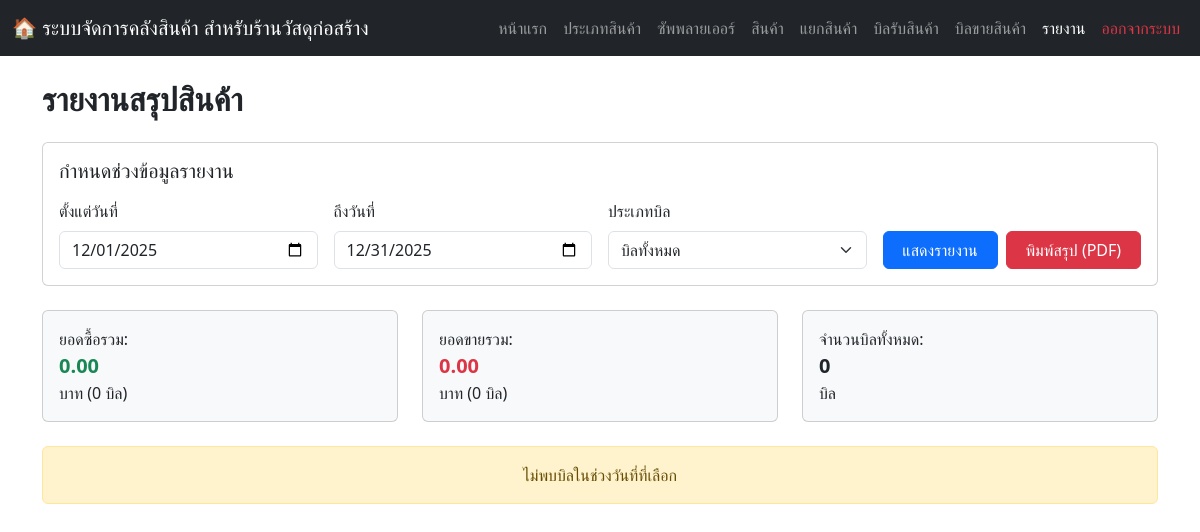
/report.php (signed in), run on an earlier commit of the app's database.
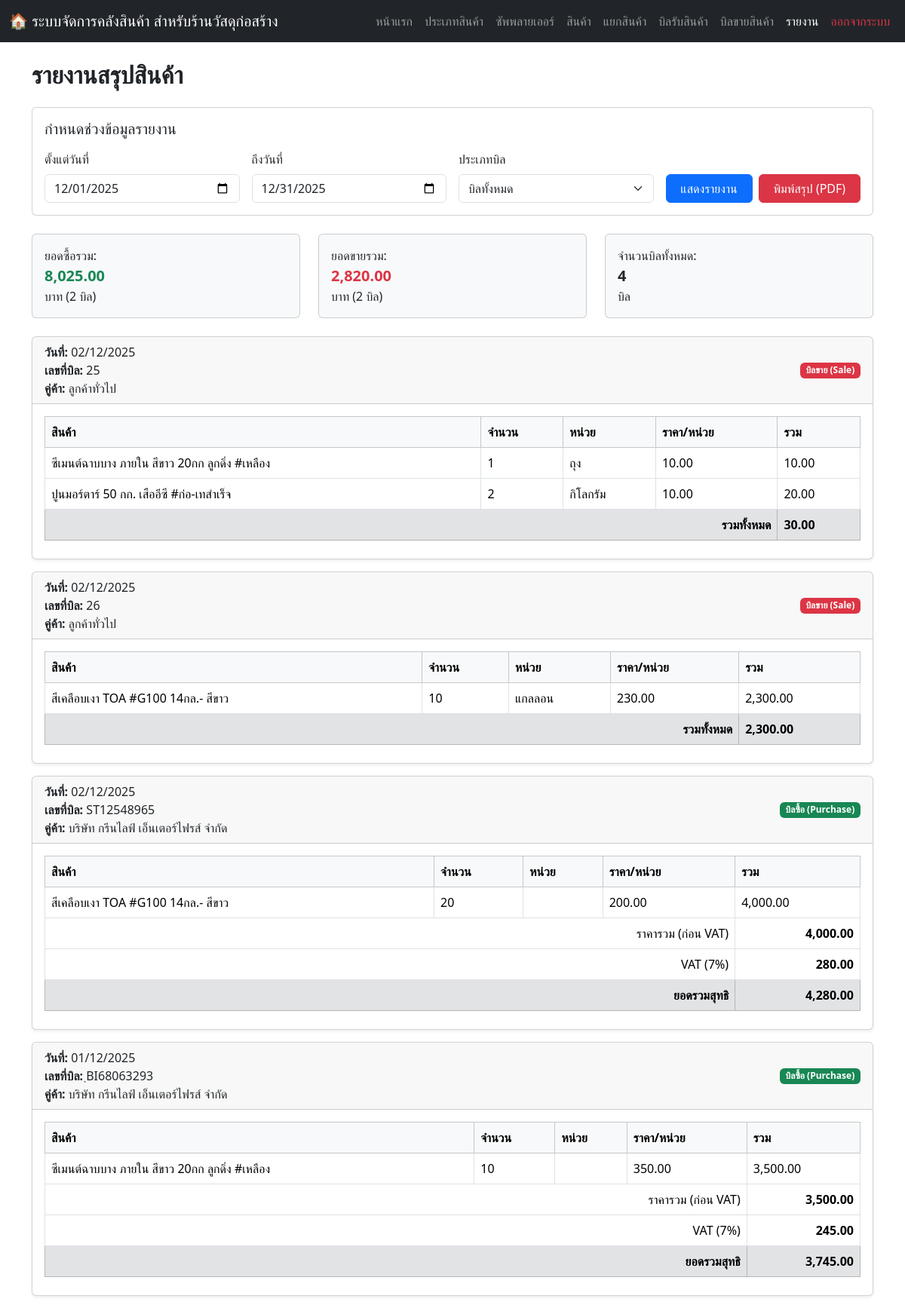
And on a later commit of the database.
### tables this page shows
CREATE TABLE `sale_details` (
  `sale_detail_id` int(11) NOT NULL,
  `sale_id` int(11) DEFAULT NULL,
  `product_id` int(11) DEFAULT NULL,
  `quantity` int(11) NOT NULL,
  `sale_price` decimal(10,2) NOT NULL,
  `sale_unit` varchar(50) NOT NULL
);

CREATE TABLE `products` (
  `product_id` int(11) NOT NULL,
  `product_name` varchar(150) NOT NULL,
  `category_id` int(11) DEFAULT NULL,
  `supplier_id` int(11) DEFAULT NULL,
  `base_unit` varchar(50) DEFAULT NULL,
  `sub_unit` varchar(50) DEFAULT NULL,
  `unit_conversion_rate` decimal(10,2) NOT NULL DEFAULT 1.00,
  `stock_in_sub_unit` decimal(10,2) NOT NULL DEFAULT 0.00,
  `selling_price` decimal(10,2) NOT NULL DEFAULT 0.00,
  `reorder_level` decimal(10,2) NOT NULL DEFAULT 0.00,
  `image_path` varchar(255) DEFAULT NULL
);

CREATE TABLE `purchase_details` (
  `purchase_detail_id` int(11) NOT NULL,
  `purchase_id` int(11) DEFAULT NULL,
  `product_id` int(11) DEFAULT NULL,
  `quantity` int(11) NOT NULL,
  `purchase_price` decimal(10,2) NOT NULL
);

### report.php (the view, shortened to what the changed rows need)
<?php
include 'connection.php';
$start_date = $_GET['start_date'] ?? date('Y-m-01');
$end_date = $_GET['end_date'] ?? date('Y-m-t');
$bill_type = $_GET['bill_type'] ?? 'all';
if ($bill_type === 'บิลซื้อ (Purchase)') {
    $sql = "
        SELECT
            p.purchase_id AS bill_id,
            p.purchase_number AS bill_number,
            p.purchase_date AS bill_date,
            s.supplier_name AS party_name,
            p.total_amount,
            'บิลซื้อ (Purchase)' AS bill_type
        FROM purchases p
        LEFT JOIN suppliers s ON p.supplier_id = s.supplier_id
        WHERE p.purchase_date BETWEEN ? AND ?
        ORDER BY p.purchase_date DESC
    ";
    $stmt = $conn->prepare($sql);
    $stmt->bind_param("ss", $start_date, $end_date);
} else {
    $sql = "
        SELECT
            p.purchase_id AS bill_id,
            p.purchase_number AS bill_number,
            p.purchase_date AS bill_date,
            s.supplier_name AS party_name,
            p.total_amount,
            'บิลซื้อ (Purchase)' AS bill_type
        FROM purchases p
        LEFT JOIN suppliers s ON p.supplier_id = s.supplier_id
        WHERE p.purchase_date BETWEEN ? AND ?
        UNION ALL
        SELECT
            s.sale_id AS bill_id,
            s.sale_id AS bill_number,
            s.sale_date AS bill_date,
            'ลูกค้าทั่วไป' AS party_name,
            s.total_amount,
            'บิลขาย (Sale)' AS bill_type
        FROM sales s
        WHERE s.sale_date BETWEEN ? AND ?
        ORDER BY bill_date DESC, bill_type
    ";
    $stmt = $conn->prepare($sql);
    $stmt->bind_param("ssss", $start_date, $end_date, $start_date, $end_date);
}
$stmt->execute();
$result = $stmt->get_result();
$all_bills = [];
while($row = $result->fetch_assoc()) { $all_bills[] = $row; }
?>
<!DOCTYPE html>
<html lang="th">
<head>
<link href="https://cdn.jsdelivr.net/npm/bootstrap@5.3.2/dist/css/bootstrap.min.css" rel="stylesheet">
</head>
<body>
<div class="container mt-4">
    <h2 class="fw-bold mb-4">รายงานสรุปสินค้า</h2>
    <form method="get" class="card card-body mb-4 no-print">
        <h5 class="card-title mb-3">กำหนดช่วงข้อมูลรายงาน</h5>
        <div class="row g-3 align-items-end">
        </div>
    </form>
    <?php
        $total_purchase = 0;
        $total_sale = 0;
        $purchase_count = 0;
        $sale_count = 0;
        foreach ($all_bills as $bill) {
            if ($bill['bill_type'] == 'บิลซื้อ (Purchase)') {
                $total_purchase += $bill['total_amount'] * 1.07;
                $purchase_count++;
            } else {
                $total_sale += $bill['total_amount'];
                $sale_count++;
            }
        }
    ?>
    <div class="row mb-4">
        <div class="col-4"><div class="card card-body bg-light">ยอดซื้อรวม: <strong class="fs-5 text-success"><?= number_format($total_purchase, 2) ?></strong> บาท (<?= $purchase_count ?> บิล)</div></div>
        <div class="col-4"><div class="card card-body bg-light">ยอดขายรวม: <strong class="fs-5 text-danger"><?= number_format($total_sale, 2) ?></strong> บาท (<?= $sale_count ?> บิล)</div></div>
        <div class="col-4"><div class="card card-body bg-light">จำนวนบิลทั้งหมด: <strong class="fs-5"><?= count($all_bills) ?></strong> บิล</div></div>
    </div>
    <?php if (count($all_bills) > 0): ?>
        <?php foreach ($all_bills as $row): ?>
            <div class="card mb-3 shadow-sm">
                <div class="card-header d-flex justify-content-between align-items-center">
                    <div>
                        <strong>วันที่:</strong> <?= date("d/m/Y", strtotime($row['bill_date'])) ?><br>
                        <strong>เลขที่บิล:</strong> <?= htmlspecialchars($row['bill_number']) ?><br>
                        <strong>คู่ค้า:</strong> <?= htmlspecialchars($row['party_name']) ?>
                    </div>
                    <span class="badge <?= ($row['bill_type'] == 'บิลซื้อ (Purchase)') ? 'bg-success' : 'bg-danger' ?>">
                        <?= htmlspecialchars($row['bill_type']) ?>
                    </span>
                </div>
                <div class="card-body">
                    <?php
                    if ($row['bill_type'] == 'บิลซื้อ (Purchase)') {
                        $detail_sql = "
                            SELECT pd.quantity, pd.purchase_price AS price, p.product_name, p.product_unit AS unit
                            FROM purchase_details pd
                            JOIN products p ON pd.product_id = p.product_id
                            WHERE pd.purchase_id = ?
                        ";
                    } else {
                        $detail_sql = "
                            SELECT sd.quantity, sd.sale_price AS price, sd.sale_unit AS unit, p.product_name
                            FROM sale_details sd
                            JOIN products p ON sd.product_id = p.product_id
                            WHERE sd.sale_id = ?
                        ";
                    }
                    $stmt2 = $conn->prepare($detail_sql);
                    $stmt2->bind_param("i", $row['bill_id']);
                    $stmt2->execute();
                    $details = $stmt2->get_result();
                    if ($details->num_rows > 0): ?>
                        <table class="table table-bordered mb-2">
                            <thead class="table-light">
                                <tr>
                                    <th>สินค้า</th>
                                    <th>จำนวน</th>
                                    <th>หน่วย</th>
                                    <th>ราคา/หน่วย</th>
                                    <th>รวม</th>
                                </tr>
                            </thead>
                            <tbody>
                                <?php $sum = 0;
                                while ($d = $details->fetch_assoc()):
                                    $line_total = $d['quantity'] * $d['price'];
                                    $sum += $line_total; ?>
                                    <tr>
                                        <td><?= htmlspecialchars($d['product_name']) ?></td>
                                        <td><?= $d['quantity'] ?></td>
                                        <td><?= htmlspecialchars($d['unit']) ?></td>
                                        <td><?= number_format($d['price'], 2) ?></td>
                                        <td><?= number_format($line_total, 2) ?></td>
                                    </tr>
                                <?php endwhile; ?>
                                <?php if ($row['bill_type'] == 'บิลซื้อ (Purchase)'):
                                    $grand_total_with_vat = $row['total_amount'] * 1.07;
                                    $price_before_vat = $row['total_amount'];
                                    $vat = $grand_total_with_vat - $price_before_vat;
                                ?>
                                <tr><td colspan="4" class="text-end">ราคารวม (ก่อน VAT)</td><td class="text-end fw-bold"><?= number_format($price_before_vat, 2) ?></td></tr>
                                <tr><td colspan="4" class="text-end">VAT (7%)</td><td class="text-end fw-bold"><?= number_format($vat, 2) ?></td></tr>
                                <tr class="table-secondary"><td colspan="4" class="text-end fw-bold">ยอดรวมสุทธิ</td><td class="text-end fw-bold"><?= number_format($grand_total_with_vat, 2) ?></td></tr>
                                <?php else: ?>
                                <tr class="table-secondary">
                                    <td colspan="4" class="text-end fw-bold">รวมทั้งหมด</td>
                                    <td class="fw-bold"><?= number_format($sum, 2) ?></td>
                                </tr>
                                <?php endif; ?>
                            </tbody>
                        </table>
                    <?php else: ?>
                        <p class="text-muted mb-0">ไม่มีรายละเอียดสินค้าในบิลนี้</p>
                    <?php endif; ?>
                </div>
            </div>
        <?php endforeach; ?>
    <?php else: ?>
        <div class="alert alert-warning text-center">ไม่พบบิลในช่วงวันที่ที่เลือก</div>
    <?php endif; ?>
</div>
</body>
</html>

What changed in the data, as far as the page shows it:
added sale_details: product.product_name "ซีเมนต์ฉาบบาง ภายใน สีขาว 20กก ลูกดิ่ง #เหลือง", quantity "1", sale_unit "ถุง", sale_price "10.00", shown under "02/12/2025"
added sale_details: product.product_name "ปูนมอร์ตาร์ 50 กก. เสืออีซี #ก่อ-เทสำเร็จ", quantity "2", sale_unit "กิโลกรัม", sale_price "10.00", line_total "20.00", shown under "02/12/2025"
added sale_details: product.product_name "สีเคลือบเงา TOA #G100 14กล.- สีขาว", quantity "10", sale_unit "แกลลอน", sale_price "230.00", line_total "2,300.00", shown under "02/12/2025"
added purchase_details: product.product_name "สีเคลือบเงา TOA #G100 14กล.- สีขาว", quantity "20", purchase_price "200.00", line_total "4,000.00", shown under "02/12/2025"
added purchase_details: product.product_name "ซีเมนต์ฉาบบาง ภายใน สีขาว 20กก ลูกดิ่ง #เหลือง", quantity "10", purchase_price "350.00", line_total "3,500.00", shown under "01/12/2025"
Also different on the page:
$total_purchase: "0.00" → "8,025.00"
$purchase_count: "0" → "2"
$total_sale: "0.00" → "2,820.00"
$sale_count: "0" → "2"
count($all_bills): "0" → "4"
new list line: "วันที่: 02/12/2025 เลขที่บิล: 25 คู่ค้า: ลูกค้าทั่วไป บิลขาย (Sale) สินค้า จำนวน หน่วย ราคา/หน่วย รวม รวมทั้งหมด 30.00"
new list line: "วันที่: 02/12/2025 เลขที่บิล: 26 คู่ค้า: ลูกค้าทั่วไป บิลขาย (Sale) สินค้า จำนวน หน่วย ราคา/หน่วย รวม รวมทั้งหมด 2,300.00"
new list line: "วันที่: 02/12/2025 เลขที่บิล: ST12548965 คู่ค้า: บริษัท กรีนไลฟ์ เอ็นเตอร์ไฟรส์ จำกัด บิลซื้อ (Purchase) สินค้า จำนวน หน่วย ราคา/หน่วย รวม ราคารวม (ก่อน VAT) 4,000.00 VAT (7%) 280.00 ยอดรวมสุทธิ 4,280.00"
new list line: "วันที่: 01/12/2025 เลขที่บิล: ฺBI68063293 คู่ค้า: บริษัท กรีนไลฟ์ เอ็นเตอร์ไฟรส์ จำกัด บิลซื้อ (Purchase) สินค้า จำนวน หน่วย ราคา/หน่วย รวม ราคารวม (ก่อน VAT) 3,500.00 VAT (7%) 245.00 ยอดรวมสุทธิ 3,745.00"
text no longer shown: "ไม่พบบิลในช่วงวันที่ที่เลือก"
